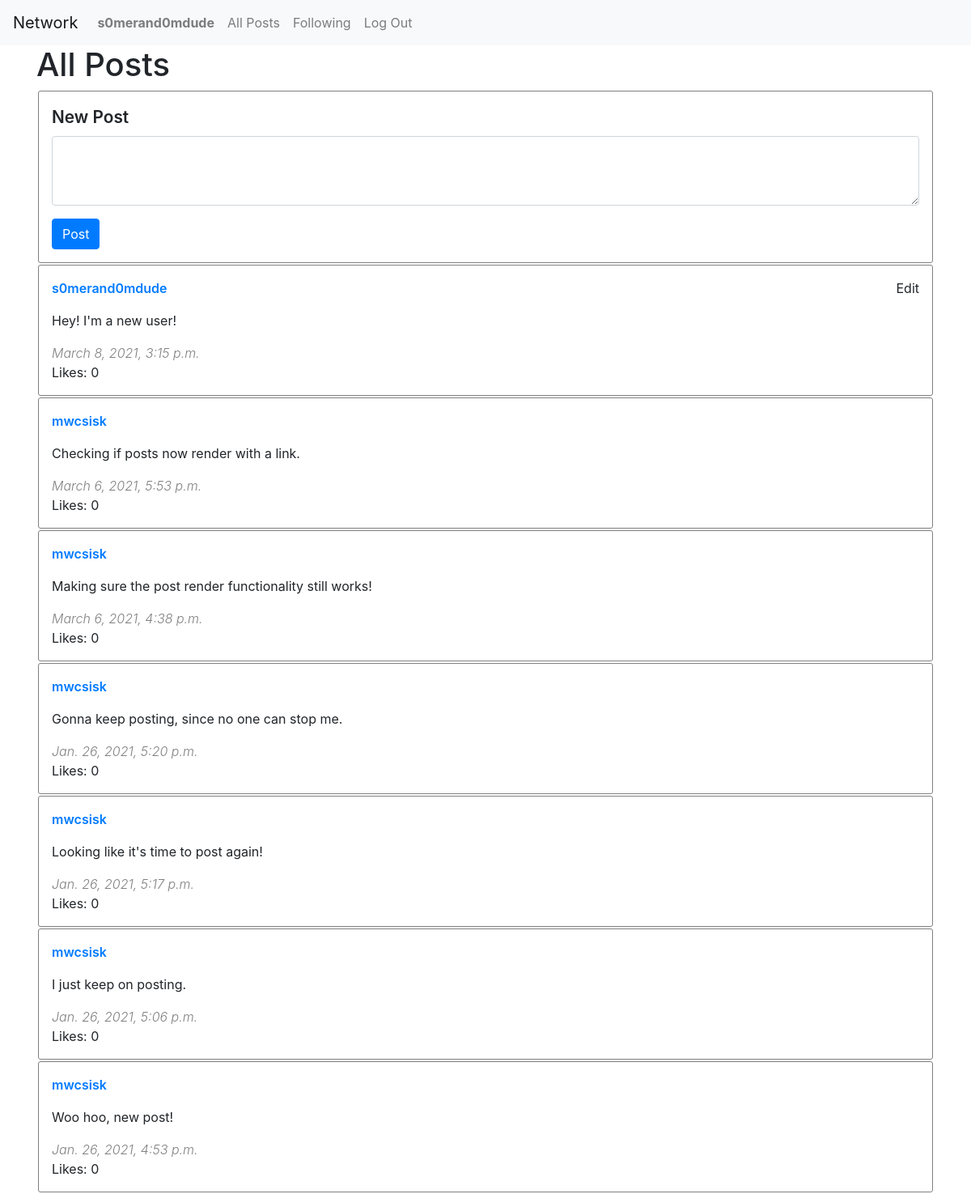
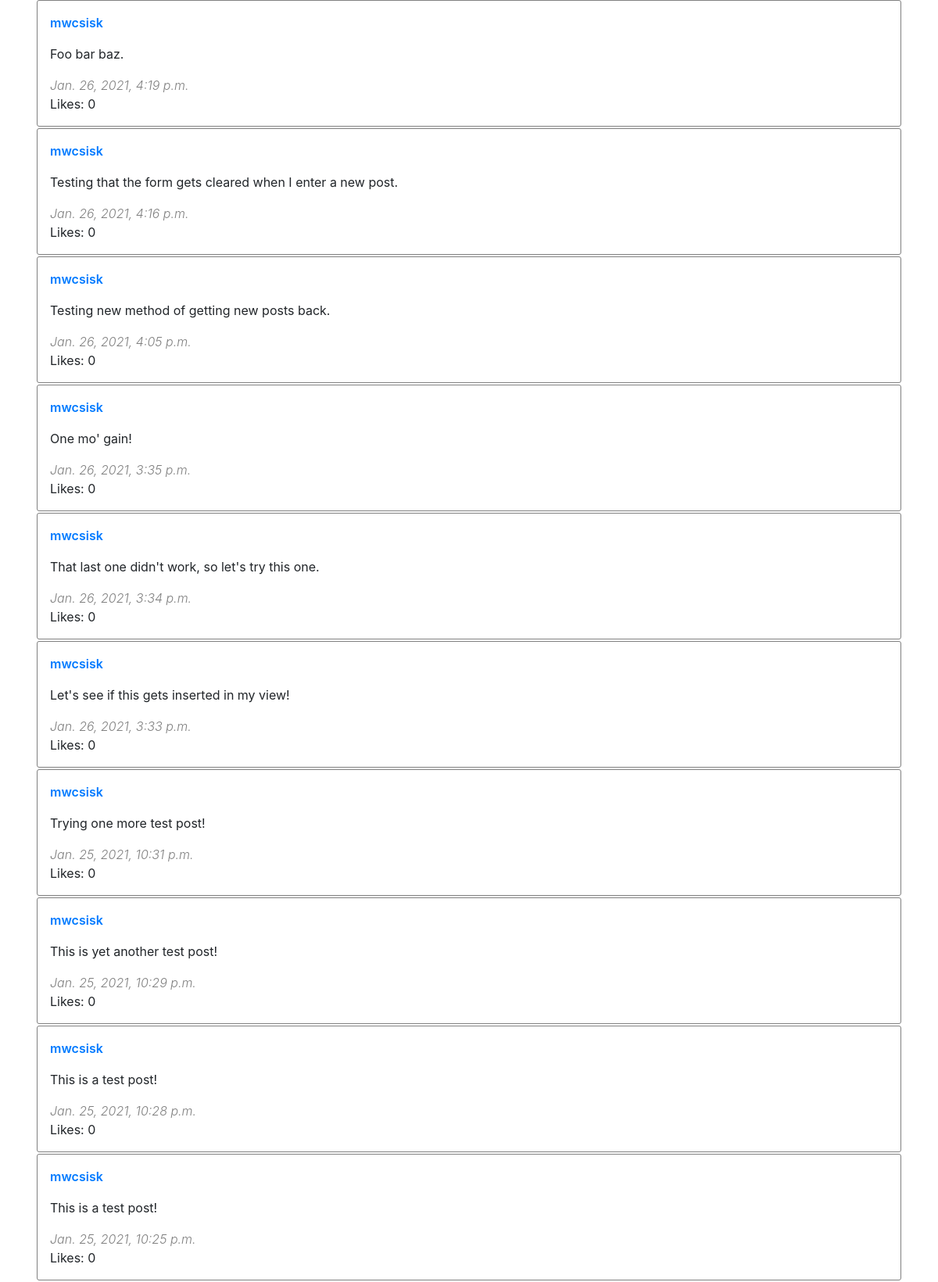
Screenshot of / (signed in) with the database file from the repository (2 pictures, top to bottom).
### network/models.py (models this page shows, shortened)
class User(AbstractUser):
    following = models.ManyToManyField('self', related_name="followers", symmetrical=False)

class Post(models.Model):
    author = models.ForeignKey(User, on_delete=models.CASCADE, related_name='posts', editable=False)
    body = models.CharField(max_length=240)
    timestamp = models.DateTimeField(auto_now_add=True)
    likes = models.ManyToManyField(User, related_name="liked")
    posts = models.Manager()

### network/views.py (the view)
# urls.py: path("", views.index, name="index"),
def index(request):
    posts = get_posts()
    return render(request, "network/index.html", {
        "posts": posts
    })

### network/functions.py (called while the page is built)
def get_posts(username=False):
    if username:
        posts = User.objects.get(username=username).posts.all()
    else:
        posts = Post.posts.all()
    return posts.annotate(num_likes=Count('likes')).order_by('-timestamp')

### network/templates/network/index.html (shortened to what this page needs)
{% extends "network/postview.html" %}
{% load tz %}
{% block heading %}
    <h1>All Posts</h1>
    {% if request.user.is_authenticated %}
    <form id="new-post" class="post-box new-post-box needs-validation" novalidate>
        <div class="form-group" id="new-post-group">
            <label for="new-post-body" class="new-post-heading">New Post</label>
            <textarea id="new-post-body" class="form-control" rows="3"></textarea>
        </div>
        <button type="submit" class="btn btn-primary">Post</button>
    </form>
    {% endif %}
{% endblock %}

### network/templates/network/postview.html
{% extends "network/layout.html" %}
{% load tz %}
{% block body %}
    {% block heading %}
    {% endblock %}
    <div id="posts-view">
        {% for post in posts %}
        <div class="post-box">
            <div class="row justify-content-between">
                <div class="col-md-auto author">
                    <a href="/user/{{ post.author.username }}">
                        {{ post.author.username }}
                    </a>
                </div>
                <div class="col-md-auto edit-link">
                    {% if request.user == post.author %}
                    Edit
                    {% endif %}
                </div>
            </div>
            <div class="body">
                {{ post.body }}
            </div>
            <div class="timestamp">
                {{ post.timestamp|timezone:"America/Los_Angeles" }}
            </div>
            <div class="likes">
                Likes: {{ post.num_likes }}
            </div>
        </div>
        {% endfor %}
    </div>
{% endblock %}

### network/templates/network/layout.html (shortened to what this page needs)
{% load static %}
<!DOCTYPE html>
<html lang="en">
    <head>
        <link rel="stylesheet" href="https://stackpath.bootstrapcdn.com/bootstrap/4.4.1/css/bootstrap.min.css">
        <link href="{% static 'network/styles.css' %}" rel="stylesheet">
    </head>
    <body>
        <nav class="navbar navbar-expand-lg navbar-light bg-light">
            <a class="navbar-brand" href="#">Network</a>
            <div>
              <ul class="navbar-nav mr-auto">
                {% if user.is_authenticated %}
                    <li class="nav-item">
                        <a class="nav-link" href="#"><strong>{{ user.username }}</strong></a>
                    </li>
                {% endif %}
                <li class="nav-item">
                  <a class="nav-link" href="{% url 'index' %}">All Posts</a>
                </li>
                {% if user.is_authenticated %}
                    <li class="nav-item">
                        <a class="nav-link" href="#">Following</a>
                    </li>
                    <li class="nav-item">
                        <a class="nav-link" href="{% url 'logout' %}">Log Out</a>
                    </li>
                {% endif %}
              </ul>
            </div>
          </nav>
        <div class="body container-md">
            {% block body %}
            {% endblock %}
        </div>
    </body>
</html>

### network/static/network/styles.css (style rules this page uses)
.post-box { border: 1px solid grey; border-radius: 3px; padding: 1rem; margin: 2px; }
.post-box .body { padding: 1rem 0rem; }
.post-box .author { font-weight: 600; }
.post-box .timestamp { font-weight: 300; color: grey; font-style: italic; }
.new-post-heading { font-size: 1.3rem; font-weight: 600; }

### rows the page displays
User: username "s0merand0mdude"
Post: author.username "s0merand0mdude", shows "Edit", body "Hey! I'm a new user!", timestamp "March 8, 2021, 3:15 p.m.", num_likes "0"
Post: author.username "mwcsisk", body "Checking if posts now render with a link.", timestamp "March 6, 2021, 5:53 p.m.", num_likes "0"
Post: author.username "mwcsisk", body "Making sure the post render functionality still works!", timestamp "March 6, 2021, 4:38 p.m.", num_likes "0"
Post: author.username "mwcsisk", body "Gonna keep posting, since no one can stop me.", timestamp "Jan. 26, 2021, 5:20 p.m.", num_likes "0"
Post: author.username "mwcsisk", body "Looking like it's time to post again!", timestamp "Jan. 26, 2021, 5:17 p.m.", num_likes "0"
Post: author.username "mwcsisk", body "I just keep on posting.", timestamp "Jan. 26, 2021, 5:06 p.m.", num_likes "0"
Post: author.username "mwcsisk", body "Woo hoo, new post!", timestamp "Jan. 26, 2021, 4:53 p.m.", num_likes "0"
Post: author.username "mwcsisk", body "Foo bar baz.", timestamp "Jan. 26, 2021, 4:19 p.m.", num_likes "0"
Post: author.username "mwcsisk", body "Testing that the form gets cleared when I enter a new post.", timestamp "Jan. 26, 2021, 4:16 p.m.", num_likes "0"
Post: author.username "mwcsisk", body "Testing new method of getting new posts back.", timestamp "Jan. 26, 2021, 4:05 p.m.", num_likes "0"
Post: author.username "mwcsisk", body "One mo' gain!", timestamp "Jan. 26, 2021, 3:35 p.m.", num_likes "0"
Post: author.username "mwcsisk", body "That last one didn't work, so let's try this one.", timestamp "Jan. 26, 2021, 3:34 p.m.", num_likes "0"
Post: author.username "mwcsisk", body "Let's see if this gets inserted in my view!", timestamp "Jan. 26, 2021, 3:33 p.m.", num_likes "0"
Post: author.username "mwcsisk", body "Trying one more test post!", timestamp "Jan. 25, 2021, 10:31 p.m.", num_likes "0"
Post: author.username "mwcsisk", body "This is yet another test post!", timestamp "Jan. 25, 2021, 10:29 p.m.", num_likes "0"
Post: author.username "mwcsisk", body "This is a test post!", timestamp "Jan. 25, 2021, 10:28 p.m.", num_likes "0"
Post: author.username "mwcsisk", body "This is a test post!", timestamp "Jan. 25, 2021, 10:25 p.m.", num_likes "0"
